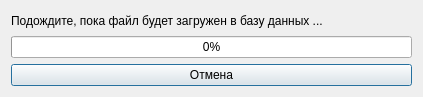
<?xml version="1.0" encoding="UTF-8"?>
<ui version="4.0">
 <class>ProgressBar</class>
 <widget class="QDialog" name="ProgressBar">
  <property name="geometry">
   <rect>
    <x>0</x>
    <y>0</y>
    <width>423</width>
    <height>97</height>
   </rect>
  </property>
  <property name="windowTitle">
   <string>Загрузка файла</string>
  </property>
  <layout class="QGridLayout" name="gridLayout">
   <item row="0" column="0">
    <layout class="QVBoxLayout" name="verticalLayout">
     <item>
      <widget class="QLabel" name="label">
       <property name="text">
        <string>Подождите, пока файл будет загружен в базу данных ...</string>
       </property>
      </widget>
     </item>
     <item>
      <widget class="QProgressBar" name="progress_bar_">
       <property name="value">
        <number>0</number>
       </property>
      </widget>
     </item>
    </layout>
   </item>
   <item row="1" column="0">
    <widget class="QPushButton" name="cancel_button_">
     <property name="text">
      <string>Отмена</string>
     </property>
    </widget>
   </item>
  </layout>
 </widget>
 <resources/>
 <connections>
  <connection>
   <sender>cancel_button_</sender>
   <signal>clicked()</signal>
   <receiver>ProgressBar</receiver>
   <slot>reject()</slot>
   <hints>
    <hint type="sourcelabel">
     <x>211</x>
     <y>74</y>
    </hint>
    <hint type="destinationlabel">
     <x>211</x>
     <y>48</y>
    </hint>
   </hints>
  </connection>
 </connections>
</ui>
